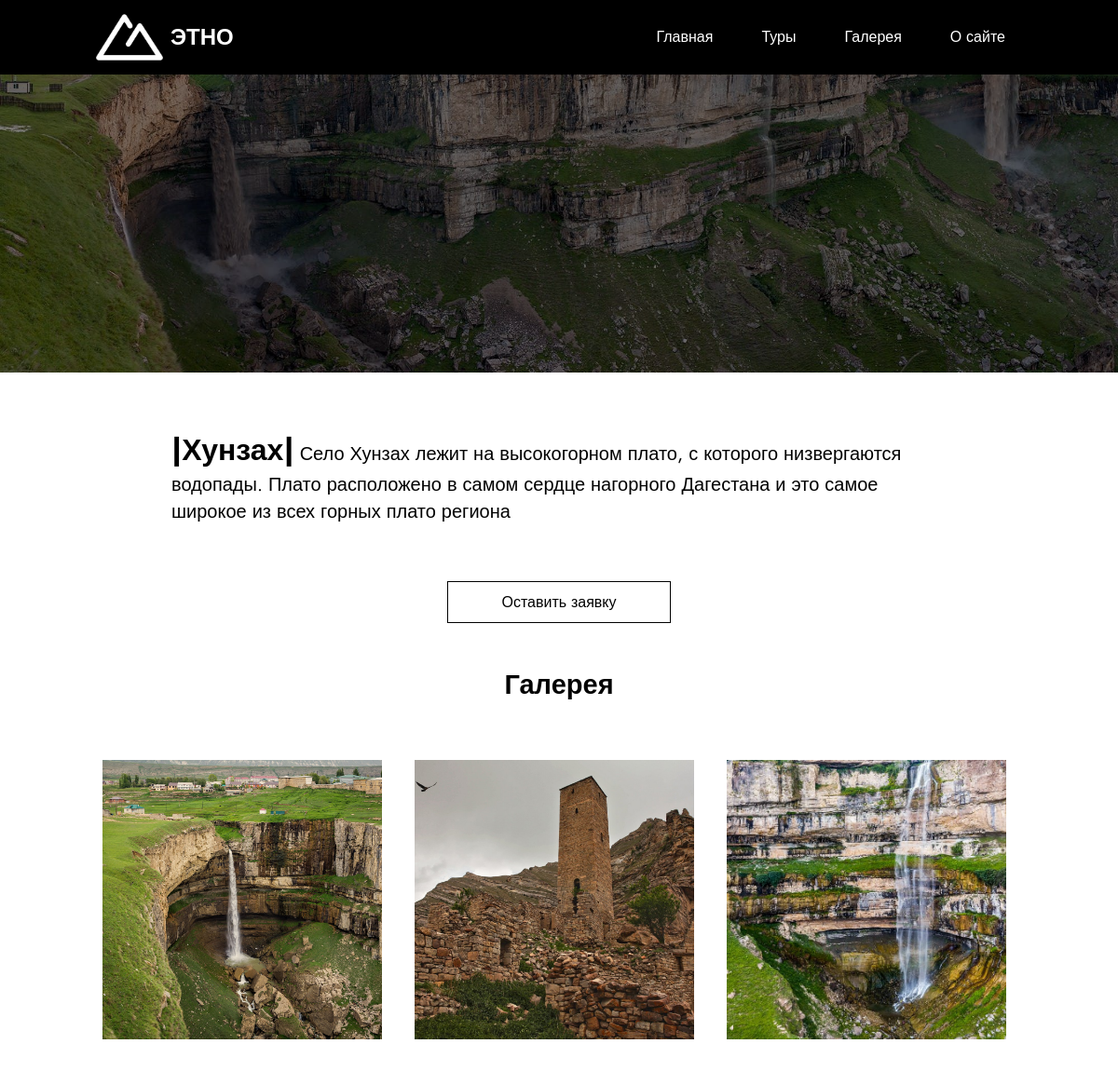
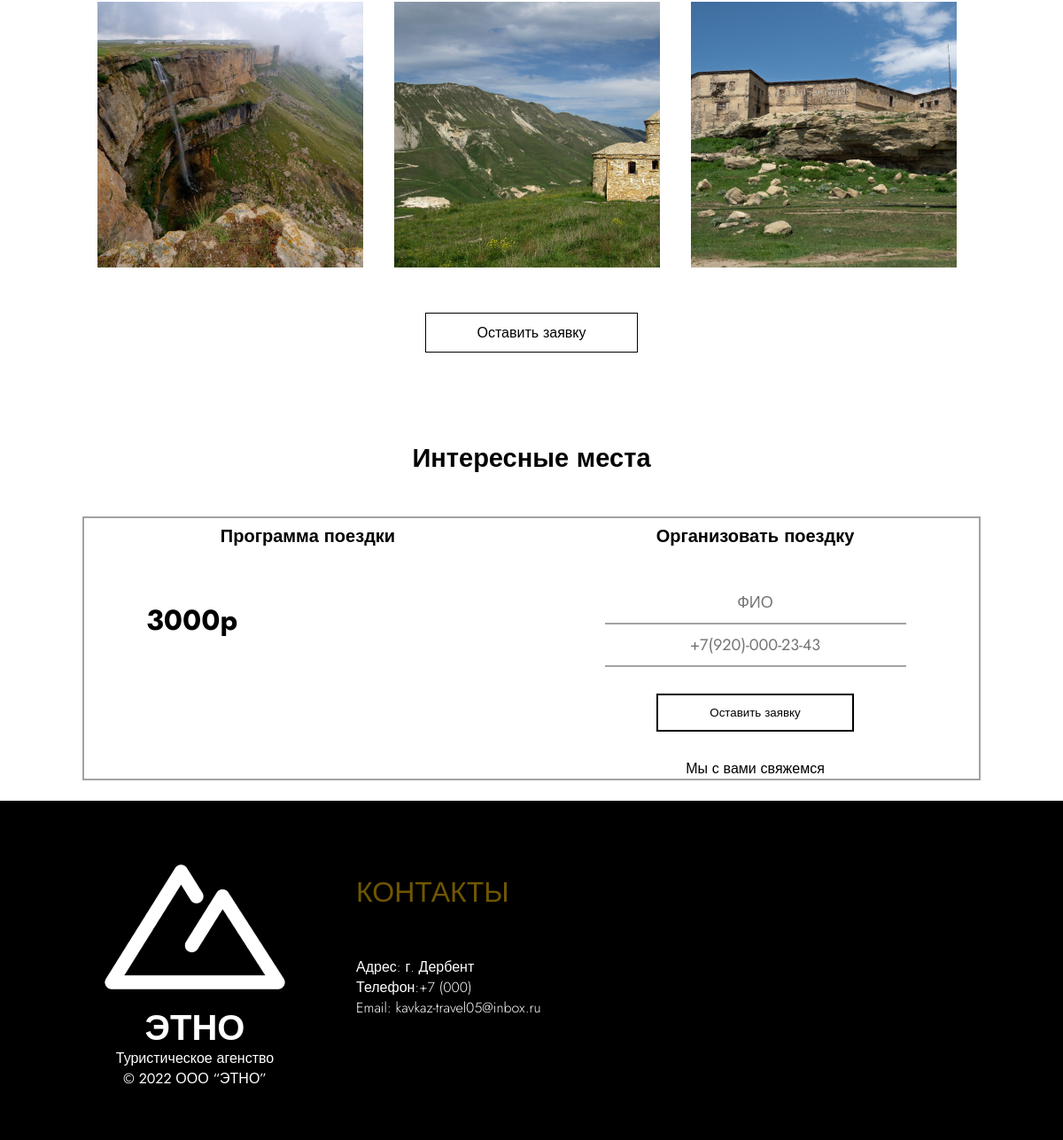
/tour/8/, run on the app's committed database (2 pictures, top to bottom).
### ture/models.py (models this page shows, shortened)
class Tour(Model):
    img = ImageField(upload_to="img/")
    title = CharField(max_length=60)
    description = TextField()
    price = IntegerField()

class Image(Model):
    title = CharField(max_length=60)
    img = ImageField(upload_to="img/")
    tour_id = ForeignKey(Tour, on_delete=CASCADE)

### ture/views.py (the view, shortened to what this page needs)
# urls.py: path('tour/<int:id>/',tour , name="tour" ),
def tour(request,id):
    context = dict()
    context['tour'] = Tour.objects.get(pk=id)
    context['tour_imgs'] = Image.objects.filter(tour_id_id = id)[:6]
    context['tour_attractions'] = Attraction.objects.filter(tour_id_id = id)
    context['form'] = GetEmailForm()
    return render(request , 'ture/ture.html' , context=context)

### ture/forms.py
class GetEmailForm(Form):
    fio = CharField(max_length=90, widget=TextInput(attrs={'class':'fio', 'type':'text','placeholder':'ФИО', 'id':'fio'}))
    tel = CharField(max_length=20, widget=TextInput(attrs={'class':'phone', 'type':'tel','placeholder':'+7(920)-000-23-43', 'id':'tel'}))

### ture/templates/ture/ture.html (shortened to what this page needs)
{% extends 'ture/base.html' %}
{% load static %}
{% block content %}
<div class="header" style="height:400px; background:url({{ tour.img.url }}) center; background-size: cover;">
    <div class="header-background"></div>
</div>
<div class="tour"><span class="title">|{{ tour.title }}|</span> {{ tour.description }}
</div>
<a class="replace-button" href="#rep">Оставить заявку</a>
<p class="theme-title">Галерея</p>
<div class="tour-gallery">
    {% for img in tour_imgs %}
    <div class="tour-gallery-img" style="background: url({{ img.img.url }}) center; background-size: cover;"></div>
    {% endfor %}
</div>
<a class="replace-button" href="#travel" id="rep">Оставить заявку</a>
<br>
<p class="theme-title">Интересные места</p>
<div class="travel" id="travel">
    <div class="travel-programm">
        <p class="travel-programm-title">Программа поездки</p>
            <p class="travel-programm-price">{{ tour.price }}p</p>
    </div>
    <div class="followe">
        <p class="travel-programm-title">
            Организовать поездку
        </p>
        <form class="get-form" method="post">
            {% for f in form %}
                {{ f }}
            {% endfor %}
            <button class="replace-button" style="background: none; border: 2px solid;" >Оставить заявку</button>
            <p style="text-align: center;">Мы с вами свяжемся</p>
        </form>
    </div>
</div>
<br>
{% endblock %}

### ture/static/css/style.css (style rules this page uses)
* { font-family: 'Jost', sans-serif; margin: 0; text-decoration: none; padding: 0; transition: all 0.5s ease 0s; }
body { background: rgb(255, 255, 255); margin: 0; }
.header { padding-top: 0px; width: 100%; height: 600px; background: linear-gradient(0deg, rgba(0, 0, 0, 0.49), rgba(0, 0, 0, 0.49)), url(../img/header-img.jpg) top; background-size: cover; }
.header-background { width: 100%; height: 100%; background: rgba(0, 0, 0, 0.500); }
.theme-title { text-align: center; margin: 50px auto; font-weight: 700; font-size: 29px; line-height: 32px; }
.tour { margin:60px auto; width: 832px; height: max-content; font-size: 20px; }
.title { font-weight: 700; font-size: 32px; }
.replace-button { margin:30px auto; display: block; width: max-content; padding: 10px 58px; border: 1.7px solid; color: #000000; }
.tour-gallery { width: 1010px; height: max-content; margin: auto; }
.tour-gallery-img { width: 300px; height: 300px; display: inline-block; margin: 15px; }
.travel { display: flex; width: 1010px; margin: auto; height: max-content; border: 2px solid #A2A2A2; }
.travel-programm { width: 505px; }
.travel-programm-title { margin-top: 10px; font-weight: 600; font-size: 20px; line-height: 22px; text-align: center; color: #000000; }
.travel-programm-price { margin-top: 20px; margin-left: 70px; font-weight: 700; font-size: 32px; }
.followe { width: 505px; }
.get-form { width: max-content; display:block; margin:40px auto 0 auto; }
.fio , .phone , .quetion { font-size: 18px; padding: 10px 20px; background: none; border: none; border-bottom: 2px solid #A2A2A2; text-align: center; color:#686868 ; outline: none; }
.fio { width: 300px; }
.phone { width: 300px; display: block; margin:0 auto; padding: 0 auto; text-align: center; }

### data on the page
Tour: img (picture), title "Хунзах", description "Село Хунзах лежит на высокогорном плато, с которого низвергаются водопады. Плато расположено в самом сердце нагорного Дагестана и это самое широкое из всех горных плато региона", price "3000"
Image: img (picture)
Image: img (picture)
Image: img (picture)
Image: img (picture)
Image: img (picture)
Image: img (picture)
